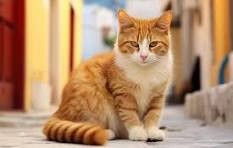
#> input picture assets/cat.jpg, 233 x 148 px
$ python main.py
#> lines starting #> are read from the running program, lines starting #| are printed output that depends on the picture
import cv2
import numpy as np
import matplotlib.pyplot as plt

img = cv2.imread("../assets/cat.jpg")
#> img is the input picture: shape (148, 233, 3); mean B, G, R 109.6, 143.4, 182.5
img_gray = cv2.imread("../assets/cat.jpg", 0)
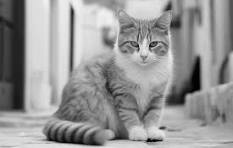
#> img_gray: shape (148, 233); min 0, max 244, mean 151.3
img = cv2.cvtColor(img, cv2.COLOR_BGR2RGB)
smoothed = cv2.blur(img_gray, (3, 3))
sharpened = cv2.filter2D(img_gray, -1, np.array([[0, -1, 0], [-1, 5, -1], [0, -1, 0]]))
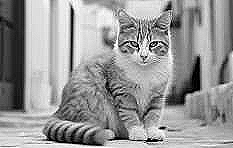
#> sharpened: shape (148, 233); min 0, max 255, mean 151.6
titles = ["Original", "Smoothed", "Sharpened"]
images = [img, smoothed, sharpened]
for i in range(3):
    plt.subplot(1, 3, i+1)
    plt.imshow(images[i], cmap="gray")
    plt.title(titles[i])
    plt.axis("off")
plt.show()
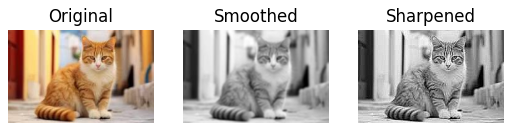
#> figure drawn by matplotlib, 3 panels

$ run again, with assets/flower.jpg copied over assets/cat.jpg
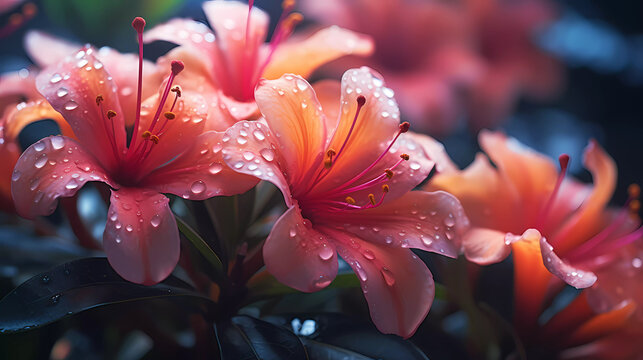
#> input picture assets/flower.jpg, 643 x 360 px
#> img is the input picture: shape (360, 643, 3); mean B, G, R 80.9, 70.5, 117
#> `sharpened = cv2.filter2D(img_gray, -1, np.array([[0, -1, 0], [-1, 5, -..`:
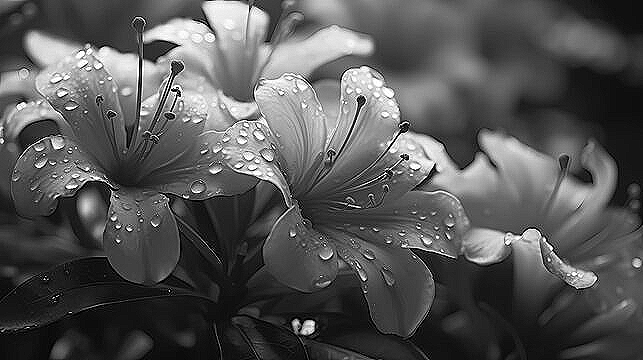
#> sharpened: shape (360, 643); min 0, max 255, mean 85.6
#> `plt.show()`:
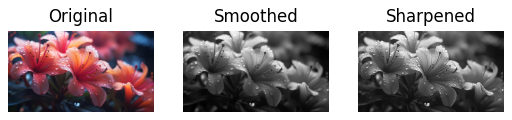
#> figure drawn by matplotlib, 3 panels

$ run again, with assets/parrot.jpg copied over assets/cat.jpg
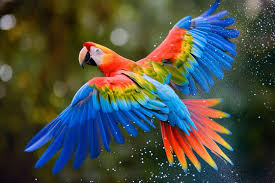
#> input picture assets/parrot.jpg, 275 x 183 px
#> img is the input picture: shape (183, 275, 3); mean B, G, R 68.9, 77.7, 73.1
#> `sharpened = cv2.filter2D(img_gray, -1, np.array([[0, -1, 0], [-1, 5, -..`:
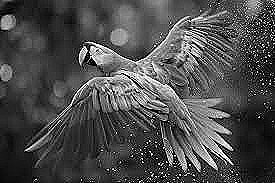
#> sharpened: shape (183, 275); min 0, max 255, mean 76.6
#> `plt.show()`:
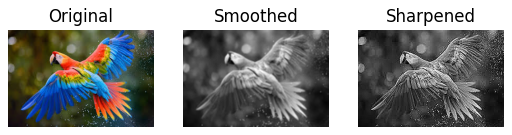
#> figure drawn by matplotlib, 3 panels
